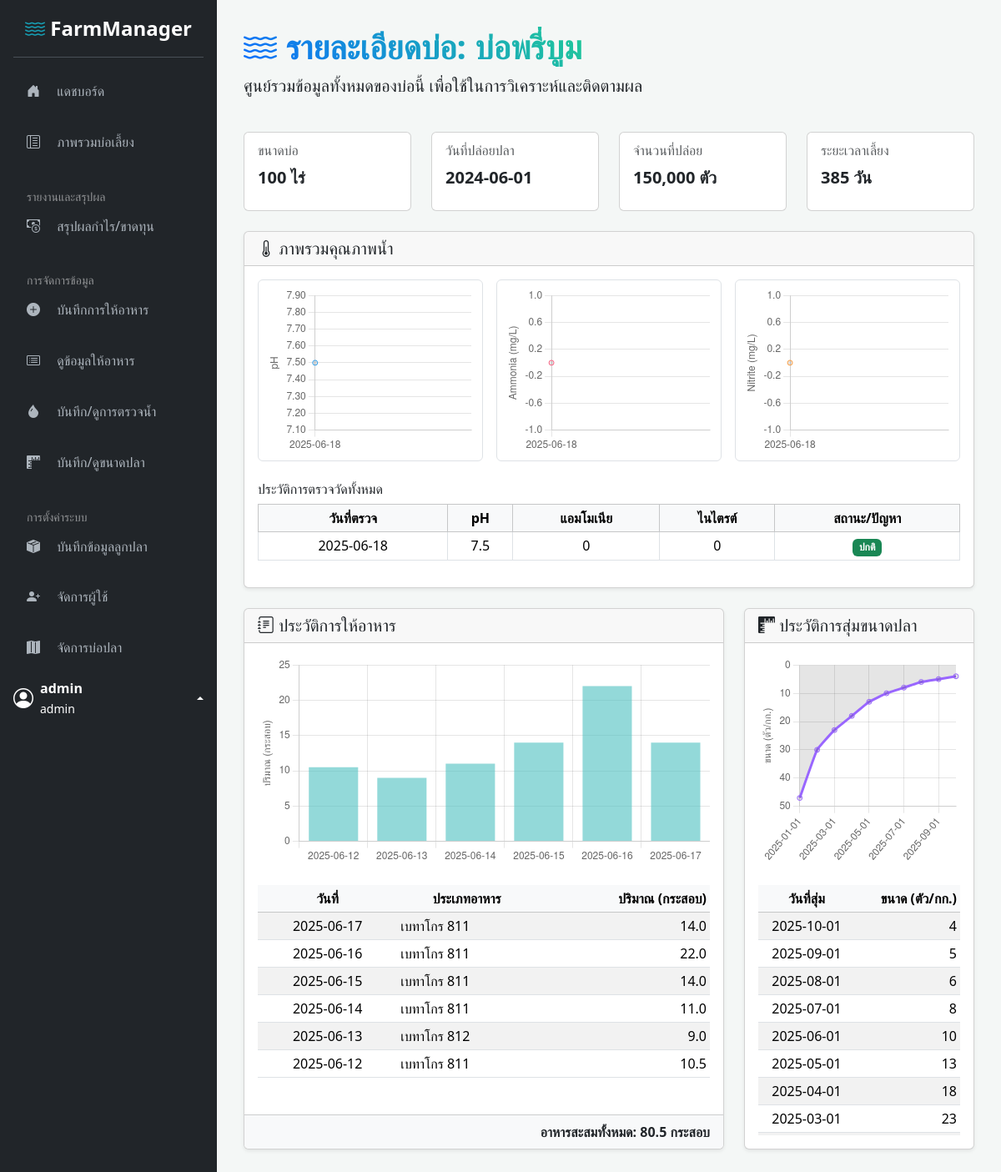
/pond_detail.php?id=2 (signed in), run on an earlier commit of the app's database.
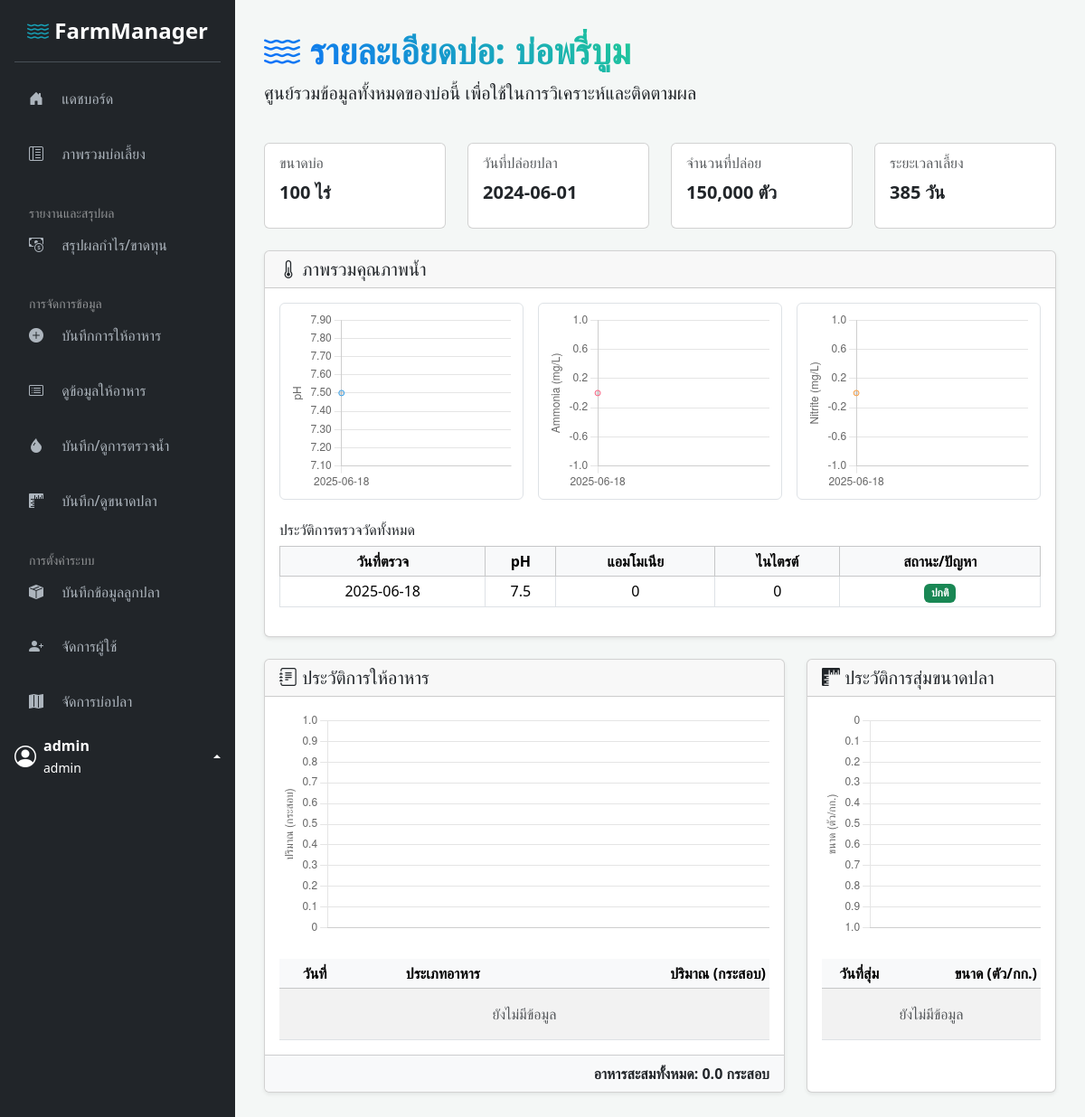
And on a later commit of the database.
### tables this page shows
CREATE TABLE `water_quality` (
  `id` int(11) NOT NULL,
  `pond_id` int(11) NOT NULL,
  `check_date` date NOT NULL,
  `ph` float NOT NULL,
  `ammonium` float NOT NULL,
  `nitrite` float NOT NULL
);

CREATE TABLE `feeding_records` (
  `id` int(11) NOT NULL,
  `pond_id` int(11) NOT NULL,
  `feed_date` date NOT NULL,
  `feed_type` varchar(100) NOT NULL,
  `feed_amount_sacks` float NOT NULL
);

CREATE TABLE `fish_sizes` (
  `id` int(11) NOT NULL,
  `pond_id` int(11) NOT NULL,
  `record_date` date NOT NULL,
  `fish_count` float NOT NULL
);

### pond_detail.php (the view, shortened to what the changed rows need)
<?php
include 'templates/sidebar_header.php';
$pond_id = (int)$_GET['id'];
$stmt_pond = $conn->prepare("SELECT * FROM ponds WHERE id = ?");
$stmt_pond->execute([$pond_id]);
$pond_data = $stmt_pond->fetch(PDO::FETCH_ASSOC);
$stmt_water = $conn->prepare("SELECT * FROM water_quality WHERE pond_id = ? ORDER BY check_date ASC");
$stmt_water->execute([$pond_id]);
$water_history = $stmt_water->fetchAll(PDO::FETCH_ASSOC);
$water_chart_labels = []; $ph_data = []; $ammonium_data = []; $nitrite_data = [];
foreach ($water_history as $rec) {
    $water_chart_labels[] = $rec['check_date'];
    $ph_data[] = $rec['ph'];
    $ammonium_data[] = $rec['ammonium'];
    $nitrite_data[] = $rec['nitrite'];
}
$stmt_feeding = $conn->prepare("SELECT * FROM feeding_records WHERE pond_id = ? ORDER BY feed_date ASC");
$stmt_feeding->execute([$pond_id]);
$feeding_history = $stmt_feeding->fetchAll(PDO::FETCH_ASSOC);
$total_food_sacks = 0;
$feeding_chart_labels = [];
$feeding_chart_data = [];
foreach($feeding_history as $rec) {
    $total_food_sacks += $rec['feed_amount_sacks'];
    $feeding_chart_labels[] = $rec['feed_date'];
    $feeding_chart_data[] = $rec['feed_amount_sacks'];
}
$stmt_size = $conn->prepare("SELECT * FROM fish_sizes WHERE pond_id = ? ORDER BY record_date ASC");
$stmt_size->execute([$pond_id]);
$size_history = $stmt_size->fetchAll(PDO::FETCH_ASSOC);
$size_chart_labels = [];
$size_chart_data = [];
foreach($size_history as $rec) {
    $size_chart_labels[] = $rec['record_date'];
    $size_chart_data[] = $rec['fish_count'];
}
?>
<div class="d-flex justify-content-between align-items-center mb-4">
    <div>
        <h1 class="gradient-text fw-bolder"><i class="bi bi-water"></i> รายละเอียดบ่อ: <?= htmlspecialchars($pond_data['name']) ?></h1>
    </div>
</div>
<div class="card shadow-sm mb-4">
    <div class="card-body">
        <div class="table-responsive" style="max-height: 250px; overflow-y: auto;">
            <table class="table table-sm table-bordered table-hover">
                <thead class="table-light">
                    <tr class="text-center"><th>วันที่ตรวจ</th><th>pH</th><th>แอมโมเนีย</th><th>ไนไตรต์</th><th>สถานะ/ปัญหา</th></tr>
                </thead>
                <tbody class="text-center">
                    <?php if(!empty($water_history)): foreach (array_reverse($water_history) as $rec): ?>
                        <?php
                            $problems = [];
                        ?>
                        <tr class="<?= !empty($problems) ? 'table-warning' : '' ?>">
                            <td><?= htmlspecialchars($rec['check_date']) ?></td>
                            <td><?= htmlspecialchars($rec['ph']) ?></td>
                            <td><?= htmlspecialchars($rec['ammonium']) ?></td>
                            <td><?= htmlspecialchars($rec['nitrite']) ?></td>
                            <td>
                                <?php if(empty($problems)): ?>
                                    <span class="badge bg-success">ปกติ</span>
                                <?php else: ?>
                                    <span class="badge bg-danger">ผิดปกติ: <?= implode(', ', $problems) ?></span>
                                <?php endif; ?>
                            </td>
                        </tr>
                    <?php endforeach; else: ?>
                        <tr><td colspan="5" class="text-muted text-center p-3">ยังไม่มีข้อมูล</td></tr>
                    <?php endif; ?>
                </tbody>
            </table>
        </div>
    </div>
</div>
<div class="row">
    <div class="col-lg-8 mb-4">
        <div class="card shadow-sm h-100">
            <div class="card-header"><h5 class="mb-0"><i class="bi bi-journal-text"></i> ประวัติการให้อาหาร</h5></div>
            <div class="card-body">
                <div class="mb-4" style="height: 250px;">
                    <canvas id="feedingHistoryChart"></canvas>
                </div>
                <div class="table-responsive" style="max-height: 300px; overflow-y: auto;">
                    <table class="table table-sm table-striped table-hover mb-0">
                        <thead class="table-light">
                            <tr class="text-center"><th>วันที่</th><th>ประเภทอาหาร</th><th class="text-end">ปริมาณ (กระสอบ)</th></tr>
                        </thead>
                        <tbody>
                            <?php if(!empty($feeding_history)): ?>
                                <?php foreach (array_reverse($feeding_history) as $rec): ?>
                                    <tr>
                                        <td class="text-center"><?= htmlspecialchars($rec['feed_date']) ?></td>
                                        <td><?= htmlspecialchars($rec['feed_type']) ?></td>
                                        <td class="text-end"><?= htmlspecialchars(number_format($rec['feed_amount_sacks'], 1)) ?></td>
                                    </tr>
                                <?php endforeach; ?>
                            <?php else: ?>
                                <tr><td colspan="3" class="text-center text-muted p-3">ยังไม่มีข้อมูล</td></tr>
                            <?php endif; ?>
                        </tbody>
                    </table>
                </div>
            </div>
            <div class="card-footer fw-bold text-end bg-light">อาหารสะสมทั้งหมด: <?= number_format($total_food_sacks, 1) ?> กระสอบ</div>
        </div>
    </div>
    <div class="col-lg-4 mb-4">
        <div class="card shadow-sm h-100">
            <div class="card-body">
                <div class="mb-4" style="height: 250px;">
                    <canvas id="sizeHistoryChart"></canvas>
                </div>
                <div class="table-responsive" style="max-height: 300px; overflow-y: auto;">
                    <table class="table table-sm table-striped table-hover mb-0">
                        <thead class="table-light">
                            <tr class="text-center"><th>วันที่สุ่ม</th><th class="text-end">ขนาด (ตัว/กก.)</th></tr>
                        </thead>
                        <tbody>
                            <?php if(!empty($size_history)): ?>
                                <?php foreach (array_reverse($size_history) as $rec): ?>
                                <tr>
                                    <td class="text-center"><?= htmlspecialchars($rec['record_date']) ?></td>
                                    <td class="text-end"><?= htmlspecialchars($rec['fish_count']) ?></td>
                                </tr>
                                <?php endforeach; ?>
                            <?php else: ?>
                                <tr><td colspan="2" class="text-center text-muted p-3">ยังไม่มีข้อมูล</td></tr>
                            <?php endif; ?>
                        </tbody>
                    </table>
                </div>
            </div>
        </div>
    </div>
</div>
<script>
document.addEventListener('DOMContentLoaded', function() {
    const commonOptions = { responsive: true, maintainAspectRatio: false, plugins: { legend: { display: false } }, scales: { y: { beginAtZero: true } } };
    // กราฟคุณภาพน้ำ 3 อัน
    new Chart(document.getElementById('phChart'), { type: 'line', data: { labels: <?= json_encode($water_chart_labels) ?>, datasets: [{ label: 'pH', data: <?= json_encode($ph_data) ?>, borderColor: 'rgb(54, 162, 235)', tension: 0.1 }] }, options: { ...commonOptions, scales: { y: { title: { display: true, text: 'pH' } } } } });
    new Chart(document.getElementById('ammoniumChart'), { type: 'line', data: { labels: <?= json_encode($water_chart_labels) ?>, datasets: [{ label: 'Ammonia', data: <?= json_encode($ammonium_data) ?>, borderColor: 'rgb(255, 99, 132)', tension: 0.1 }] }, options: { ...commonOptions, scales: { y: { title: { display: true, text: 'Ammonia (mg/L)' } } } } });
    new Chart(document.getElementById('nitriteChart'), { type: 'line', data: { labels: <?= json_encode($water_chart_labels) ?>, datasets: [{ label: 'Nitrite', data: <?= json_encode($nitrite_data) ?>, borderColor: 'rgb(255, 159, 64)', tension: 0.1 }] }, options: { ...commonOptions, scales: { y: { title: { display: true, text: 'Nitrite (mg/L)' } } } } });
    // กราฟประวัติการให้อาหาร
    const feedingCtx = document.getElementById('feedingHistoryChart');
    if (feedingCtx) {
        new Chart(feedingCtx, {
            type: 'bar',
            data: {
                labels: <?= json_encode($feeding_chart_labels) ?>,
                datasets: [{
                    label: 'ปริมาณอาหาร (กระสอบ)',
                    data: <?= json_encode($feeding_chart_data) ?>,
                    backgroundColor: 'rgba(75, 192, 192, 0.6)'
                }]
            },
            options: { ...commonOptions, scales: { y: { title: { display: true, text: 'ปริมาณ (กระสอบ)' } } } }
        });
    }
    // กราฟประวัติขนาดปลา
    const sizeCtx = document.getElementById('sizeHistoryChart');
    if (sizeCtx) {
        new Chart(sizeCtx, {
            type: 'line',
            data: {
                labels: <?= json_encode($size_chart_labels) ?>,
                datasets: [{
                    label: 'ขนาด (ตัว/กก.)',
                    data: <?= json_encode($size_chart_data) ?>,
                    borderColor: 'rgb(153, 102, 255)',
                    fill: true,
                    tension: 0.1
                }]
            },
            options: {
                ...commonOptions,
                scales: {
                    y: {
                        reverse: true,
                        title: { display: true, text: 'ขนาด (ตัว/กก.)' }
                    }
                }
            }
        });
    }
});
</script>
<?php
include 'templates/sidebar_footer.php';
?>

What changed in the data, as far as the page shows it:
removed feeding_records: feed_date "2025-06-17", feed_type "เบทาโกร 811", feed_amount_sacks "14.0"
removed feeding_records: feed_date "2025-06-16", feed_type "เบทาโกร 811", feed_amount_sacks "22.0"
removed feeding_records: feed_date "2025-06-15", feed_type "เบทาโกร 811", feed_amount_sacks "14.0"
removed feeding_records: feed_date "2025-06-14", feed_type "เบทาโกร 811", feed_amount_sacks "11.0"
removed feeding_records: feed_date "2025-06-13", feed_type "เบทาโกร 812", feed_amount_sacks "9.0"
removed feeding_records: feed_date "2025-06-12", feed_type "เบทาโกร 811", feed_amount_sacks "10.5"
removed fish_sizes: record_date "2025-10-01", fish_count "4"
removed fish_sizes: record_date "2025-09-01", fish_count "5"
removed fish_sizes: record_date "2025-08-01", fish_count "6"
removed fish_sizes: record_date "2025-07-01", fish_count "8"
removed fish_sizes: record_date "2025-06-01", fish_count "10"
removed fish_sizes: record_date "2025-05-01", fish_count "13"
removed fish_sizes: record_date "2025-04-01", fish_count "18"
removed fish_sizes: record_date "2025-03-01", fish_count "23"
Also different on the page:
chart data {{ json_encode($feeding_chart_labels) }}: ["2025-06-12","2025-06-13","2025-06-14","2025-06-15","2025-06-16","2025-06-17"] → []
chart data {{ json_encode($feeding_chart_data) }}: [10.5,9,11,14,22,14] → []
chart data {{ json_encode($size_chart_labels) }}: ["2025-01-01","2025-02-01","2025-03-01","2025-04-01","2025-05-01","2025-06-01","2025-07-01","2025-08-01","2025-09-01","2025-10-01"] → []
chart data {{ json_encode($size_chart_data) }}: [47,30,23,18,13,10,8,6,5,4] → []
$total_food_sacks: "80.5" → "0.0"
text now shown: "ยังไม่มีข้อมูล ยังไม่มีข้อมูล"
